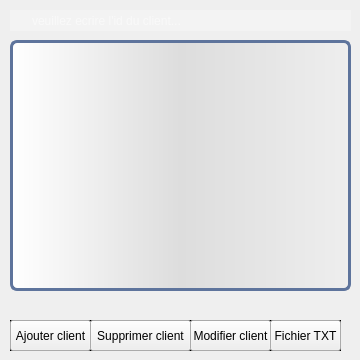
    <widget class="QWidget" name="page_18">
     <widget class="QPushButton" name="modifier_8">
      <property name="geometry">
       <rect>
        <x>190</x>
        <y>320</y>
        <width>81</width>
        <height>31</height>
       </rect>
      </property>
      <property name="text">
       <string>Modifier client</string>
      </property>
     </widget>
     <widget class="QPushButton" name="supprimer_8">
      <property name="geometry">
       <rect>
        <x>90</x>
        <y>320</y>
        <width>101</width>
        <height>31</height>
       </rect>
      </property>
      <property name="text">
       <string>Supprimer client</string>
      </property>
     </widget>
     <widget class="QPushButton" name="ajouter_8">
      <property name="geometry">
       <rect>
        <x>10</x>
        <y>320</y>
        <width>81</width>
        <height>31</height>
       </rect>
      </property>
      <property name="text">
       <string>Ajouter client</string>
      </property>
     </widget>
     <widget class="QLineEdit" name="rechercher_8">
      <property name="geometry">
       <rect>
        <x>10</x>
        <y>10</y>
        <width>341</width>
        <height>21</height>
       </rect>
      </property>
      <property name="styleSheet">
       <string notr="true">QLineEdit {
    background: #f3f3f3;
    background-image: url(:/img/search.png); /* actual size, e.g. 16x16 */
    background-repeat: no-repeat;
    background-position: left;
    color: white;
    font-family: SegoeUI;
    font-size: 12px;
  border-top: 3px transparent;
            border-bottom: 3px transparent;
            border-right: 10px transparent;
            border-left: 10px transparent;
    padding: 2 2 2 20; /* left padding (last number) must be more than the icon's width */
}</string>
      </property>
      <property name="cursorPosition">
       <number>0</number>
      </property>
      <property name="placeholderText">
       <string>veuillez ecrire l'id du client...</string>
      </property>
     </widget>
     <widget class="QTableView" name="tabclient">
      <property name="geometry">
       <rect>
        <x>10</x>
        <y>40</y>
        <width>341</width>
        <height>251</height>
       </rect>
      </property>
      <property name="styleSheet">
       <string notr="true">QTableView {border: 3px solid #5E749C;text-align: top;padding: 4px;border-radius: 7px;border-bottom-left-radius: 7px;background: QLinearGradient( x1: 0, y1: 0, x2: 1, y2: 0,stop: 0 #fff, stop: 1 #eee,stop: 0.5 #ddd,stop: 1 #eee );width: 15px;}
QTableView::item:focus{selection-background-color: yellow;}
QScrollBar:vertical{ width: 20px; background: none; /* only these sort effect about width ...*/}
QScrollBar::handle:vertical{ border: 3px solid #5E749C;text-align: top;padding: 4px;border-radius: 5px; border-bottom-left-radius: 5px;background: QLinearGradient( x1: 0, y1: 0, x2: 1, y2: 0,stop: 0 #fff, stop: 1 #eee,stop: 0.5 #ddd,stop: 1 #eee ); width: 25px; min-height: 20px; max-height: 25px; /*these sort no effect*/ }
QScrollBar::add-page:vertical {border: 3px solid red;text-align: top;padding: 4px;border-radius: 5px; border-bottom-left-radius: 5px;background:  red; /* adding width: xx px; sorting no effect .. why? */}
QScrollBar::sub-page:vertical {border: 3px solid green;text-align: top;padding: 4px;border-radius: 5px; border-bottom-left-radius: 5px;background:  green; /* adding width: xx px; sorting no effect .. why? */ }

</string>
      </property>
     </widget>
     <widget class="QPushButton" name="fichiertxt_client">
      <property name="geometry">
       <rect>
        <x>270</x>
        <y>320</y>
        <width>71</width>
        <height>31</height>
       </rect>
      </property>
      <property name="text">
       <string>Fichier TXT</string>
      </property>
     </widget>
     <widget class="QLabel" name="label_14">
      <property name="geometry">
       <rect>
        <x>10</x>
        <y>320</y>
        <width>331</width>
        <height>31</height>
       </rect>
      </property>
      <property name="autoFillBackground">
       <bool>false</bool>
      </property>
      <property name="frameShape">
       <enum>QFrame::WinPanel</enum>
      </property>
      <property name="text">
       <string>TextLabel</string>
      </property>
     </widget>
     <zorder>label_14</zorder>
     <zorder>modifier_8</zorder>
     <zorder>supprimer_8</zorder>
     <zorder>ajouter_8</zorder>
     <zorder>rechercher_8</zorder>
     <zorder>tabclient</zorder>
     <zorder>fichiertxt_client</zorder>
    </widget>
